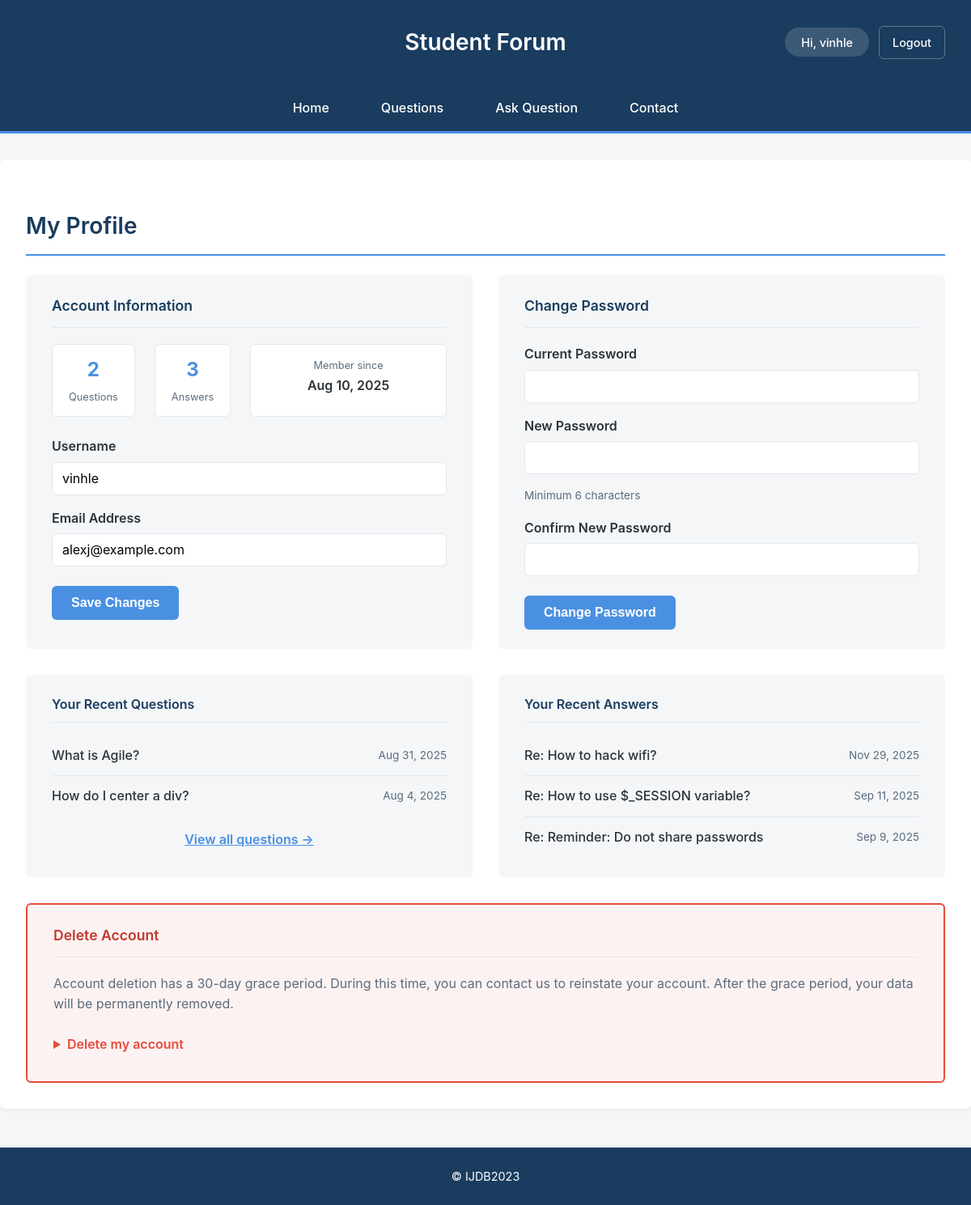
/profile.php (signed in), run on the app's committed database.
### tables this page shows
CREATE TABLE `user_account` (
  `user_id` int(11) NOT NULL,
  `username` varchar(100) NOT NULL,
  `email` varchar(255) NOT NULL,
  `password` varchar(255) NOT NULL,
  `status` varchar(50) NOT NULL DEFAULT 'active',
  `created_at` timestamp NOT NULL DEFAULT current_timestamp()
);

CREATE TABLE `question` (
  `question_id` int(11) NOT NULL,
  `title` varchar(255) NOT NULL,
  `content` text NOT NULL,
  `image` varchar(255) DEFAULT NULL,
  `view_count` int(11) NOT NULL DEFAULT 0,
  `status` varchar(50) NOT NULL DEFAULT 'active',
  `created_at` timestamp NOT NULL DEFAULT current_timestamp(),
  `user_id` int(11) DEFAULT NULL,
  `module_id` int(11) NOT NULL,
  `updated_at` timestamp NOT NULL DEFAULT current_timestamp() ON UPDATE current_timestamp()
);

CREATE TABLE `answer` (
  `answer_id` int(11) NOT NULL,
  `content` text NOT NULL,
  `is_accepted` tinyint(1) NOT NULL DEFAULT 0,
  `image` varchar(255) DEFAULT NULL,
  `status` varchar(50) NOT NULL DEFAULT 'active',
  `created_at` timestamp NOT NULL DEFAULT current_timestamp(),
  `user_id` int(11) DEFAULT NULL,
  `question_id` int(11) NOT NULL
);

### profile.php (called while the page is built, shortened)
<?php
include FUNCTIONS_PATH . 'SessionFunctions.php';
include INCLUDES_PATH . 'DatabaseConnection.php';
include FUNCTIONS_PATH . 'DatabaseFunctions.php';
include FUNCTIONS_PATH . 'UserDbFunctions.php';
include FUNCTIONS_PATH . 'QuestionDbFunctions.php';
include FUNCTIONS_PATH . 'AnswerDbFunctions.php';
$userId = getCurrentUserId();
$profile = getUserProfile($pdo, $userId);
$myQuestions = getQuestionList($pdo, null, $userId, true);
$myQuestions = array_slice($myQuestions, 0, 5);
$myAnswers = getAnswersByUser($pdo, $userId, 5);
include PUBLIC_TEMPLATES . 'profile.html.php';
include PUBLIC_TEMPLATES . 'layout.html.php';

### includes/functions/SessionFunctions.php (called while the page is built, shortened)
<?php
function isAdmin() {
    return isset($_SESSION['is_admin']) && $_SESSION['is_admin'] === true;
}
function getCurrentUserId() {
    return $_SESSION['user_id'] ?? null;
}

### includes/functions/UserDbFunctions.php (called while the page is built, shortened)
<?php
function getUserProfile($pdo, $user_id) {
    $sql = 'SELECT u.user_id, u.username, u.email, u.status, u.created_at,
            (SELECT COUNT(*) FROM question WHERE user_id = u.user_id) as question_count,
            (SELECT COUNT(*) FROM answer WHERE user_id = u.user_id) as answer_count
            FROM user_account u
            WHERE u.user_id = :id';
    $query = query($pdo, $sql, [':id' => $user_id]);
    return $query->fetch();
}

### includes/functions/DatabaseFunctions.php (called while the page is built, shortened)
<?php
function query($pdo, $sql, $parameters = []) {
    $query = $pdo->prepare($sql);
    $query->execute($parameters);
    return $query;
}

### includes/functions/QuestionDbFunctions.php (called while the page is built, shortened)
<?php
function getQuestionList($pdo, $module_id = null, $user_id = null, $publicView = false, $searchTerm = null, $authorSearch = null) {
    if ($publicView) {
        $sql = 'SELECT q.question_id, q.title, q.content, q.image, q.created_at, q.view_count,
                u.email,
                CASE WHEN u.status = \'deleted\' THEN \'[Deleted]\' ELSE u.username END as username,
                CASE WHEN m.status = \'deleted\' THEN \'[Archived]\' ELSE m.module_name END as module_name,
                m.module_id, u.user_id, u.status as user_status, m.status as module_status
        FROM question q
        INNER JOIN user_account u ON q.user_id = u.user_id
        INNER JOIN module m ON q.module_id = m.module_id';
    }
    $params = [];
    $conditions = [];
    if ($user_id !== null) {
        $conditions[] = 'q.user_id = :user_id';
        $params[':user_id'] = $user_id;
    }
    if (!empty($conditions)) {
        $sql .= ' WHERE ' . implode(' AND ', $conditions);
    }
    $sql .= ' ORDER BY q.created_at DESC';
    $questions = query($pdo, $sql, $params);
    return $questions->fetchAll();
}

### includes/functions/AnswerDbFunctions.php (called while the page is built, shortened)
<?php
function getAnswersByUser($pdo, $user_id, $limit = null) {
    $sql = 'SELECT a.answer_id, a.content, a.image, a.created_at, a.question_id,
            q.title as question_title,
            u.username, u.email
            FROM answer a
            INNER JOIN question q ON a.question_id = q.question_id
            INNER JOIN user_account u ON a.user_id = u.user_id
            WHERE a.user_id = :user_id
            ORDER BY a.created_at DESC';
    if ($limit !== null) {
        $sql .= ' LIMIT ' . intval($limit);
    }
    $query = query($pdo, $sql, [':user_id' => $user_id]);
    return $query->fetchAll();
}

### templates/public/profile.html.php (the view, shortened to what this page needs)
<div class="profile-page">
    <h2>My Profile</h2>
    <div class="profile-layout">
        <div class="profile-section">
            <h3>Account Information</h3>
            <div class="profile-stats">
                <div class="stat-badge">
                    <span class="stat-number"><?= htmlspecialchars($profile['question_count']) ?></span>
                    <span class="stat-label">Questions</span>
                </div>
                <div class="stat-badge">
                    <span class="stat-number"><?= htmlspecialchars($profile['answer_count']) ?></span>
                    <span class="stat-label">Answers</span>
                </div>
                <div class="stat-badge stat-date">
                    <span class="stat-label">Member since</span>
                    <span class="stat-value"><?= htmlspecialchars(date('M j, Y', strtotime($profile['created_at']))) ?></span>
                </div>
            </div>
            <form action="profile.php" method="post" class="profile-form">
                <div class="form-group">
                    <label for="username">Username</label>
                    <input type="text" id="username" name="username" required minlength="3" maxlength="50"
                           value="<?= htmlspecialchars($profile['username'], ENT_QUOTES, 'UTF-8') ?>">
                </div>
                <div class="form-group">
                    <label for="email">Email Address</label>
                    <input type="email" id="email" name="email" required
                           value="<?= htmlspecialchars($profile['email'], ENT_QUOTES, 'UTF-8') ?>">
                </div>
                <div class="form-actions">
                    <button type="submit" class="btn-primary">Save Changes</button>
                </div>
            </form>
        </div>
        <div class="profile-section">
            <h3>Change Password</h3>
            <form action="profile.php" method="post" class="profile-form">
                <div class="form-group">
                    <label for="current_password">Current Password</label>
                    <input type="password" id="current_password" name="current_password" required>
                </div>
                <div class="form-group">
                    <label for="new_password">New Password</label>
                    <input type="password" id="new_password" name="new_password" required minlength="6">
                    <small>Minimum 6 characters</small>
                </div>
                <div class="form-group">
                    <label for="confirm_password">Confirm New Password</label>
                    <input type="password" id="confirm_password" name="confirm_password" required>
                </div>
                <div class="form-actions">
                    <button type="submit" class="btn-primary">Change Password</button>
                </div>
            </form>
        </div>
    </div>
    <div class="profile-activity">
        <div class="activity-column">
            <h3>Your Recent Questions</h3>
            <?php if (!empty($myQuestions)): ?>
                <ul class="activity-list">
                    <?php foreach($myQuestions as $q): ?>
                        <li>
                            <a href="questiondetail.php?id=<?= $q['question_id'] ?>"><?= htmlspecialchars($q['title'], ENT_QUOTES, 'UTF-8') ?></a>
                            <span class="activity-date"><?= htmlspecialchars(date('M j, Y', strtotime($q['created_at']))) ?></span>
                        </li>
                    <?php endforeach; ?>
                </ul>
                <a href="questions.php?author=mine" class="view-all">View all questions →</a>
            <?php else: ?>
                <p class="empty-state">No questions yet. <a href="addquestion.php">Ask your first question!</a></p>
            <?php endif; ?>
        </div>
        <div class="activity-column">
            <h3>Your Recent Answers</h3>
            <?php if (!empty($myAnswers)): ?>
                <ul class="activity-list">
                    <?php foreach($myAnswers as $a): ?>
                        <li>
                            <a href="questiondetail.php?id=<?= $a['question_id'] ?>">Re: <?= htmlspecialchars($a['question_title'], ENT_QUOTES, 'UTF-8') ?></a>
                            <span class="activity-date"><?= htmlspecialchars(date('M j, Y', strtotime($a['created_at']))) ?></span>
                        </li>
                    <?php endforeach; ?>
                </ul>
            <?php else: ?>
                <p class="empty-state">No answers yet. <a href="questions.php">Help others by answering!</a></p>
            <?php endif; ?>
        </div>
    </div>
    <?php if (!isAdmin()): ?>
    <div class="profile-section danger-zone">
        <h3>Delete Account</h3>
        <p>Account deletion has a 30-day grace period. During this time, you can contact us to reinstate your account. After the grace period, your data will be permanently removed.</p>
        <details class="delete-account-details">
            <summary>Delete my account</summary>
        </details>
    </div>
    <?php endif; ?>
</div>

### data on the page
user_account: created_at "Aug 10, 2025", username "vinhle", email "alexj@example.com"
question: title "What is Agile?", created_at "Aug 31, 2025"
question: title "How do I center a div?", created_at "Aug 4, 2025"
answer: question.title "How to hack wifi?", created_at "Nov 29, 2025"
answer: question.title "How to use $_SESSION variable?", created_at "Sep 11, 2025"
answer: question.title "Reminder: Do not share passwords", created_at "Sep 9, 2025"

### other printed values
$_SESSION['username'] "vinhle"
$profile['question_count'] "2"
$profile['answer_count'] "3"
